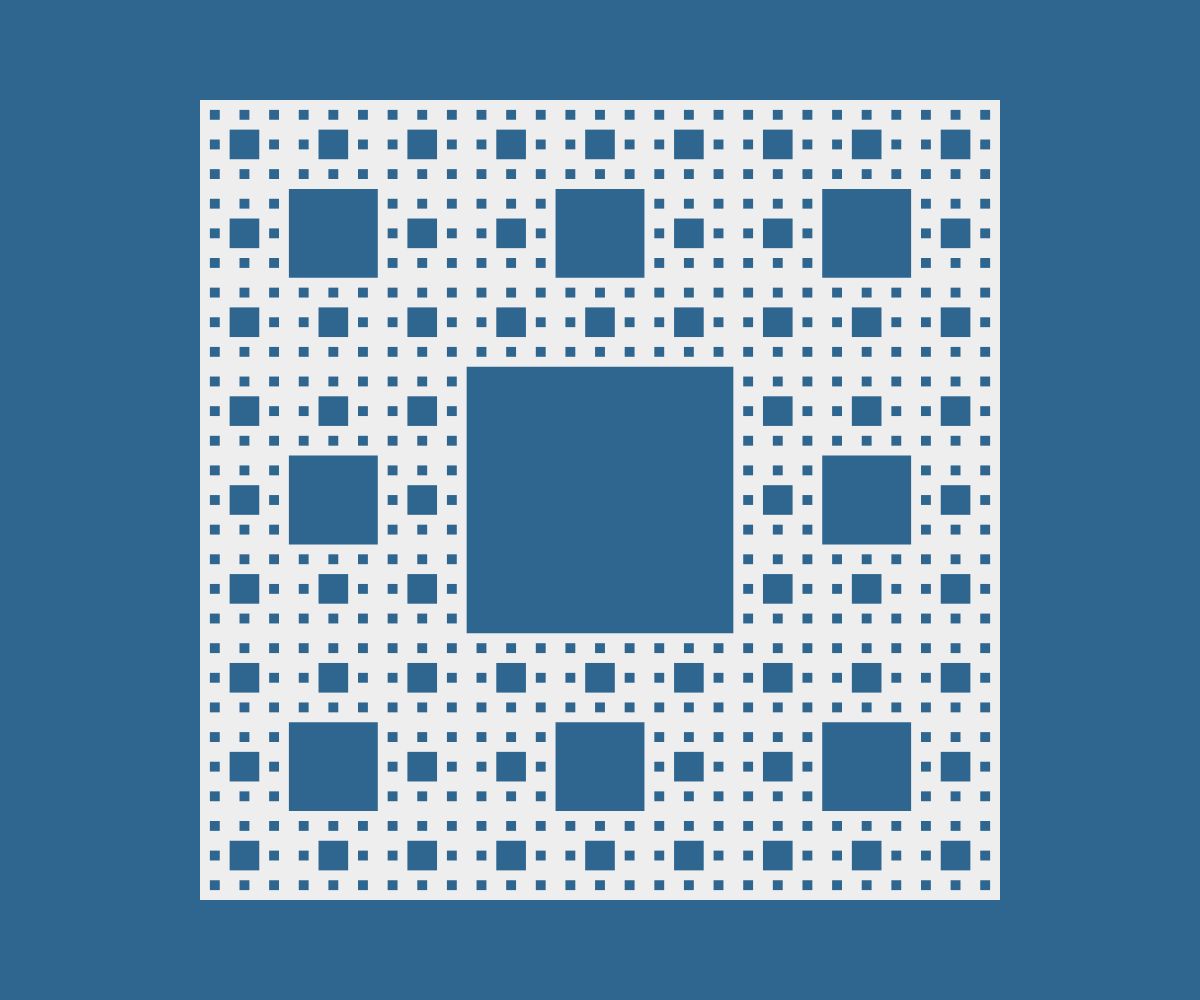
Frame 1 (no input)
Frame 2 (the mouse pressed at the canvas centre, redrawn once): identical to frame 1, image omitted

The p5.js sketch that drew this single still picture (run headless with seeded random() and noise() and a simulated clock; the mouse was pressed at the canvas centre and the sketch redrawn once):

// p5.js sketch
// ── sketch.js
"use strict"

const WHITE = "#eeeeee";
const BLACK = "#2f6690";

function setup(){
	createCanvas(windowWidth, windowHeight);
	angleMode(DEGREES);
	noLoop(); noFill(); noStroke();
}

function draw(){
	background(BLACK);

	// 四角形の辺の長さと座標
	const len = (width<height)?width*0.8:height*0.8;
	const x = width/2 - len/2;
	const y = height/2 - len/2;
	fill(WHITE);
	square(x, y, len);// 最初の四角形を描く
	fill(BLACK);
	drawFractal(x, y, len, 3);// 再帰処理の開始
}

function drawFractal(x, y, len, depth){

	// 四角形の辺を3等分する
	const pad = len / 3;
	// 9x9の四角形の座標を求める
	for(let r=0; r<3; r++){
		for(let c=0; c<3; c++){
			// 分割された四角形の座標
			const cX = x + pad*c;
			const cY = y + pad*r;
			// 中央の四角形であれば四角形を描画
			if(r==1 && c==1){
				square(cX, cY, pad);
				continue;
			}
			if(depth <= 0) continue;// これ以上再帰をしない
			// その他の8つの四角形に対して再帰
			drawFractal(cX, cY, pad, depth-1);
		}
	}
}
